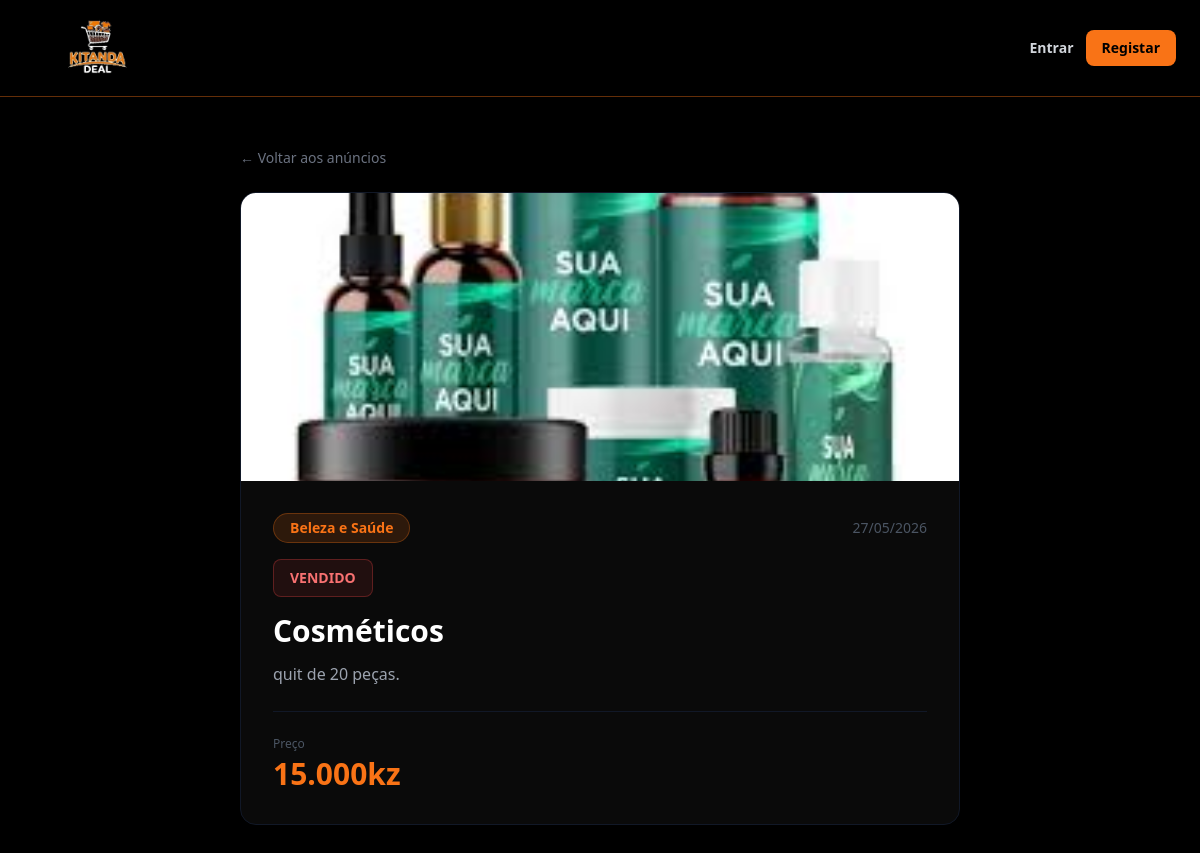
The page /anuncio/7 on the database its author committed.
### app.py (models this page shows)
class Anuncio(db.Model):
    id = db.Column(db.Integer, primary_key=True)
    titulo = db.Column(db.String(100), nullable=False)
    descricao = db.Column(db.Text, nullable=False)
    preco = db.Column(db.String(20), nullable=False)
    categoria = db.Column(db.String(50), nullable=False)
    contacto = db.Column(db.String(50), nullable=False)
    imagem = db.Column(db.String(200), nullable=True)
    vendido = db.Column(db.Boolean, default=False)
    data = db.Column(db.DateTime, default=datetime.utcnow)
    utilizador_id = db.Column(db.Integer, db.ForeignKey('utilizador.id'), nullable=False)

### app.py (the view)
@app.route('/anuncio/<int:id>')
def anuncio(id):
    anuncio = Anuncio.query.get_or_404(id)
    dono = session.get('utilizador_id') == anuncio.utilizador_id
    return render_template('anuncio.html', anuncio=anuncio, dono=dono, admin=is_admin())

### app.py (called while the page is built)
def is_admin():
    if 'utilizador_id' not in session:
        return False
    u = Utilizador.query.get(session['utilizador_id'])
    return u and u.email == ADMIN_EMAIL

### templates/anuncio.html (shortened to what this page needs)
<!DOCTYPE html>
<html lang="pt">
<head>
    <script src="https://cdn.tailwindcss.com"></script>
</head>
<body class="text-white min-h-screen" style="background:#000000">
    <nav class="sticky top-0 z-30 border-b border-orange-500/40 px-6 py-2 flex justify-between items-center" style="background:#000000">
        <a href="/">
            <img src="{{ url_for('static', filename='logo.png.png') }}" alt="KitandaDeal" class="h-20">
        </a>
        <div class="flex items-center gap-3">
            {% if session.get('utilizador_id') %}
                <div class="flex items-center gap-2">
                    <div class="w-8 h-8 rounded-full bg-orange-500 flex items-center justify-center">
                        <span class="text-black font-black text-sm">{{ session.get('utilizador_nome')[0].upper() }}</span>
                    </div>
                    <span class="text-white font-bold text-sm hidden sm:block">{{ session.get('utilizador_nome') }}</span>
                </div>
                <a href="/publicar" class="bg-orange-500 text-black px-4 py-2 rounded-lg font-bold text-sm hover:bg-orange-400 transition">Publicar</a>
                <a href="/logout" class="text-gray-500 hover:text-orange-500 text-sm transition">Sair</a>
            {% else %}
                <a href="/login" class="text-gray-300 hover:text-orange-500 text-sm transition font-semibold">Entrar</a>
                <a href="/registar" class="bg-orange-500 text-black px-4 py-2 rounded-lg font-bold text-sm hover:bg-orange-400 transition">Registar</a>
            {% endif %}
        </div>
    </nav>
    <div class="max-w-3xl mx-auto py-12 px-6">
        <a href="/" class="text-gray-500 hover:text-orange-500 text-sm mb-6 inline-block">← Voltar aos anúncios</a>
        <div class="rounded-2xl overflow-hidden border border-gray-900" style="background:#0a0a0a">
            {% if anuncio.imagem %}
            <img src="{{ url_for('static', filename='uploads/' + anuncio.imagem) }}" class="w-full h-72 object-cover">
            {% else %}
            <div class="w-full h-48 flex items-center justify-center" style="background:#111111">
                <svg width="56" height="56" fill="none" stroke="#2a2a2a" stroke-width="1.5" viewBox="0 0 24 24">
                    <rect x="2" y="3" width="20" height="18" rx="2"/><path d="M8 10h8M8 14h5"/>
                </svg>
            </div>
            {% endif %}
            <div class="p-8">
                <div class="flex justify-between items-center mb-4">
                    <span class="bg-orange-500/15 text-orange-500 text-sm font-bold px-4 py-1 rounded-full border border-orange-500/30">{{ anuncio.categoria }}</span>
                    <span class="text-gray-600 text-sm">{{ anuncio.data.strftime('%d/%m/%Y') }}</span>
                </div>
                {% if anuncio.vendido %}
                <div class="bg-red-500/10 border border-red-500/30 text-red-400 font-bold px-4 py-2 rounded-lg mb-4 text-sm inline-block">
                    VENDIDO
                </div>
                {% endif %}
                <h1 class="text-3xl font-black mb-3">{{ anuncio.titulo }}</h1>
                <p class="text-gray-400 leading-relaxed mb-6">{{ anuncio.descricao }}</p>
                <div class="border-t border-gray-900 pt-6 flex flex-wrap justify-between items-center gap-4">
                    <div>
                        <p class="text-gray-600 text-xs mb-1">Preço</p>
                        <p class="text-orange-500 text-3xl font-black">{{ anuncio.preco }}</p>
                    </div>
                </div>
            </div>
        </div>
    </div>
</body>
</html>

### rows shown on the page
Anuncio: imagem (picture), categoria "Beleza e Saúde", data "27/05/2026", titulo "Cosméticos", descricao "quit de 20 peças.", preco "15.000kz"
